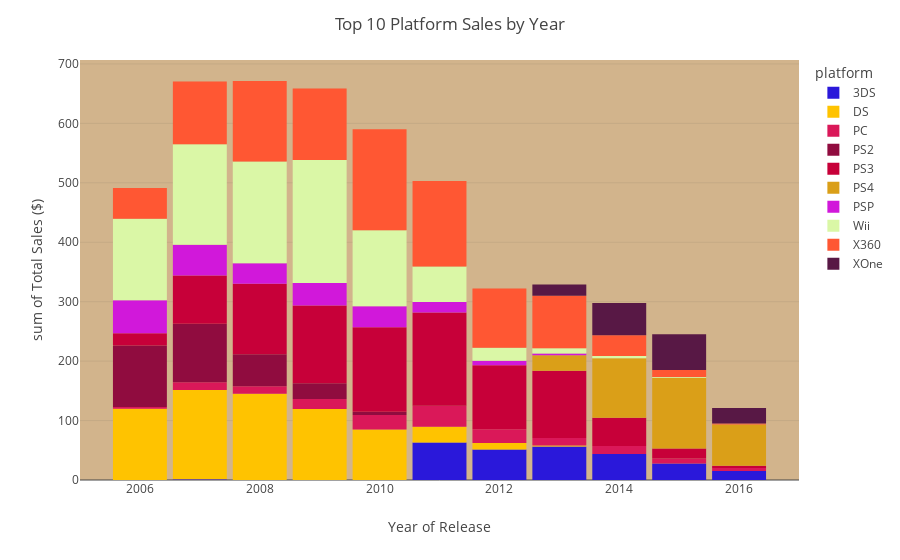

The notebook cell saved with this chart:
### Markdown cell above
- One thing to note is that total sales for different platforms. If you select only the PlayStation platforms (`PS`, `PS2`, `PS3`, `PS4`), you can see how when the sales of a new version of the platform begin, there is a very sharp decline in sales of the previous version (i.e. PS2 sales begin means PS sales decline). It seems like it generally takes **5-7 years** for a new platform to release and then another **3-5 years** for the old platform to fade away.
    - Based on this we can probably eliminate data from 2005 and older since 2006 marks the launch of most of the current generation of best selling platforms (`X360`, `Wii`, `PS3/PS4`)
- `PC`, while not being a majority of sales in any year, manages to consistently have sales every year. While most platforms have all of their sales concentrated in a range of years, `PC` consistently sells games for its platform.

### Code cell
# Create a new dataframe that contains only the relevant years
model_df = df[df['year_of_release'] > 2005]

# Rerun code from above to produce new histogram with only relevant years considered
# Check how sales vary from platform to platform
platform_sales = model_df.groupby('platform')['total_sales'].sum()
# Look at top 10 selling platforms to use in building distribution and store them in variable
print(platform_sales.sort_values(ascending=False).head(10)) 
top_10_platforms = platform_sales.sort_values(ascending=False).head(10).index
# Create filtered dataframes for the top and bottom ten platforms by sales
top_10 = model_df[model_df['platform'].isin(top_10_platforms)]
# Create price distribution using top 10
fig = px.histogram(top_10.sort_values(by='platform'),color='platform',x='year_of_release',y='total_sales', range_x=(2005,2017),
                   color_discrete_map={'Wii':'rgb(218, 247, 166)','DS':'rgb(255, 195, 0)','X360':'rgb(255, 87, 51)','PS3':'rgb(199, 0, 57)','PS2':'rgb(144, 12, 63)','GBA':'rgb(88, 24, 69)','PS4':'rgb(218, 159, 24)','PS':'rgb(42, 24, 218)','PC':'rgb(218, 24, 89)','PSP':'rgb(209, 24, 218)','XOne':'rgb(88, 24, 69)','3DS':'rgb(42, 24, 218)'},
                   labels={
                    'total_sales':'Total Sales ($)',
                    'year_of_release':'Year of Release'
                   }
                   )
fig.update_layout(title='Top 10 Platform Sales by Year',plot_bgcolor='tan', bargap = 0.1)
fig.update_layout(title='Top 10 Platform Sales by Year',plot_bgcolor='tan', bargap = 0.1)
fig.show()

### Figure 1 — Plotly figure (JSON) as saved in the notebook; plotly's stock layout.template omitted (floating-point values rounded to 4 significant figures; data arrays with more than 128 entries replaced by an {"elided": "..."} marker saying what was removed)
{"data": [{"alignmentgroup": "True", "bingroup": "x", "histfunc": "sum", "hovertemplate": "platform=3DS<br>Year of Release=%{x}<br>sum of Total Sales ($)=%{y}<extra></extra>", "legendgroup": "3DS", "marker": {"color": "rgb(42, 24, 218)", "pattern": {"shape": ""}}, "name": "3DS", "offsetgroup": "3DS", "orientation": "v", "showlegend": true, "type": "histogram", "x": {"elided": "520 int values"}, "xaxis": "x", "y": {"elided": "520 float values"}, "yaxis": "y"}, {"alignmentgroup": "True", "bingroup": "x", "histfunc": "sum", "hovertemplate": "platform=DS<br>Year of Release=%{x}<br>sum of Total Sales ($)=%{y}<extra></extra>", "legendgroup": "DS", "marker": {"color": "rgb(255, 195, 0)", "pattern": {"shape": ""}}, "name": "DS", "offsetgroup": "DS", "orientation": "v", "showlegend": true, "type": "histogram", "x": {"elided": "2009 int values"}, "xaxis": "x", "y": {"elided": "2009 float values"}, "yaxis": "y"}, {"alignmentgroup": "True", "bingroup": "x", "histfunc": "sum", "hovertemplate": "platform=PC<br>Year of Release=%{x}<br>sum of Total Sales ($)=%{y}<extra></extra>", "legendgroup": "PC", "marker": {"color": "rgb(218, 24, 89)", "pattern": {"shape": ""}}, "name": "PC", "offsetgroup": "PC", "orientation": "v", "showlegend": true, "type": "histogram", "x": {"elided": "793 int values"}, "xaxis": "x", "y": {"elided": "793 float values"}, "yaxis": "y"}, {"alignmentgroup": "True", "bingroup": "x", "histfunc": "sum", "hovertemplate": "platform=PS2<br>Year of Release=%{x}<br>sum of Total Sales ($)=%{y}<extra></extra>", "legendgroup": "PS2", "marker": {"color": "rgb(144, 12, 63)", "pattern": {"shape": ""}}, "name": "PS2", "offsetgroup": "PS2", "orientation": "v", "showlegend": true, "type": "histogram", "x": {"elided": "839 int values"}, "xaxis": "x", "y": {"elided": "839 float values"}, "yaxis": "y"}, {"alignmentgroup": "True", "bingroup": "x", "histfunc": "sum", "hovertemplate": "platform=PS3<br>Year of Release=%{x}<br>sum of Total Sales ($)=%{y}<extra></extra>", "legendgroup": "PS3", "marker": {"color": "rgb(199, 0, 57)", "pattern": {"shape": ""}}, "name": "PS3", "offsetgroup": "PS3", "orientation": "v", "showlegend": true, "type": "histogram", "x": {"elided": "1331 int values"}, "xaxis": "x", "y": {"elided": "1331 float values"}, "yaxis": "y"}, {"alignmentgroup": "True", "bingroup": "x", "histfunc": "sum", "hovertemplate": "platform=PS4<br>Year of Release=%{x}<br>sum of Total Sales ($)=%{y}<extra></extra>", "legendgroup": "PS4", "marker": {"color": "rgb(218, 159, 24)", "pattern": {"shape": ""}}, "name": "PS4", "offsetgroup": "PS4", "orientation": "v", "showlegend": true, "type": "histogram", "x": {"elided": "392 int values"}, "xaxis": "x", "y": {"elided": "392 float values"}, "yaxis": "y"}, {"alignmentgroup": "True", "bingroup": "x", "histfunc": "sum", "hovertemplate": "platform=PSP<br>Year of Release=%{x}<br>sum of Total Sales ($)=%{y}<extra></extra>", "legendgroup": "PSP", "marker": {"color": "rgb(209, 24, 218)", "pattern": {"shape": ""}}, "name": "PSP", "offsetgroup": "PSP", "orientation": "v", "showlegend": true, "type": "histogram", "x": {"elided": "1099 int values"}, "xaxis": "x", "y": {"elided": "1099 float values"}, "yaxis": "y"}, {"alignmentgroup": "True", "bingroup": "x", "histfunc": "sum", "hovertemplate": "platform=Wii<br>Year of Release=%{x}<br>sum of Total Sales ($)=%{y}<extra></extra>", "legendgroup": "Wii", "marker": {"color": "rgb(218, 247, 166)", "pattern": {"shape": ""}}, "name": "Wii", "offsetgroup": "Wii", "orientation": "v", "showlegend": true, "type": "histogram", "x": {"elided": "1320 int values"}, "xaxis": "x", "y": {"elided": "1320 float values"}, "yaxis": "y"}, {"alignmentgroup": "True", "bingroup": "x", "histfunc": "sum", "hovertemplate": "platform=X360<br>Year of Release=%{x}<br>sum of Total Sales ($)=%{y}<extra></extra>", "legendgroup": "X360", "marker": {"color": "rgb(255, 87, 51)", "pattern": {"shape": ""}}, "name": "X360", "offsetgroup": "X360", "orientation": "v", "showlegend": true, "type": "histogram", "x": {"elided": "1244 int values"}, "xaxis": "x", "y": {"elided": "1244 float values"}, "yaxis": "y"}, {"alignmentgroup": "True", "bingroup": "x", "histfunc": "sum", "hovertemplate": "platform=XOne<br>Year of Release=%{x}<br>sum of Total Sales ($)=%{y}<extra></extra>", "legendgroup": "XOne", "marker": {"color": "rgb(88, 24, 69)", "pattern": {"shape": ""}}, "name": "XOne", "offsetgroup": "XOne", "orientation": "v", "showlegend": true, "type": "histogram", "x": {"elided": "247 int values"}, "xaxis": "x", "y": {"elided": "247 float values"}, "yaxis": "y"}], "layout": {"bargap": 0.1, "barmode": "relative", "legend": {"title": {"text": "platform"}, "tracegroupgap": 0}, "margin": {"t": 60}, "plot_bgcolor": "tan", "title": {"text": "Top 10 Platform Sales by Year"}, "xaxis": {"anchor": "y", "domain": [0, 1], "range": [2005, 2017], "title": {"text": "Year of Release"}}, "yaxis": {"anchor": "x", "domain": [0, 1], "title": {"text": "sum of Total Sales ($)"}}}}
